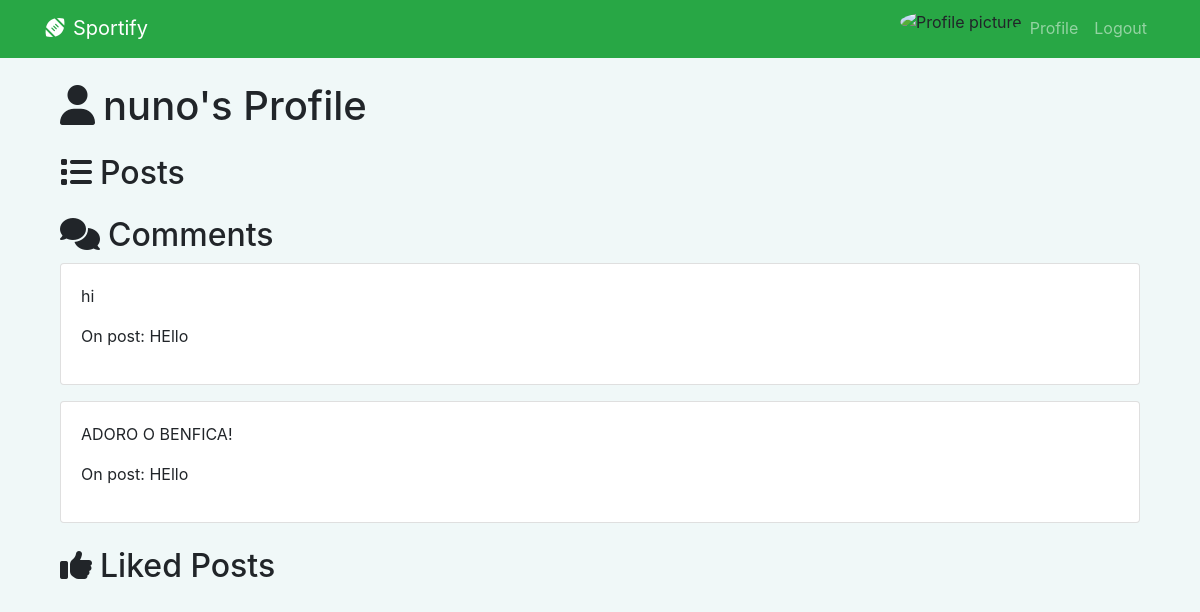
Before: /profile/nuno/ (signed in) with the older database file.
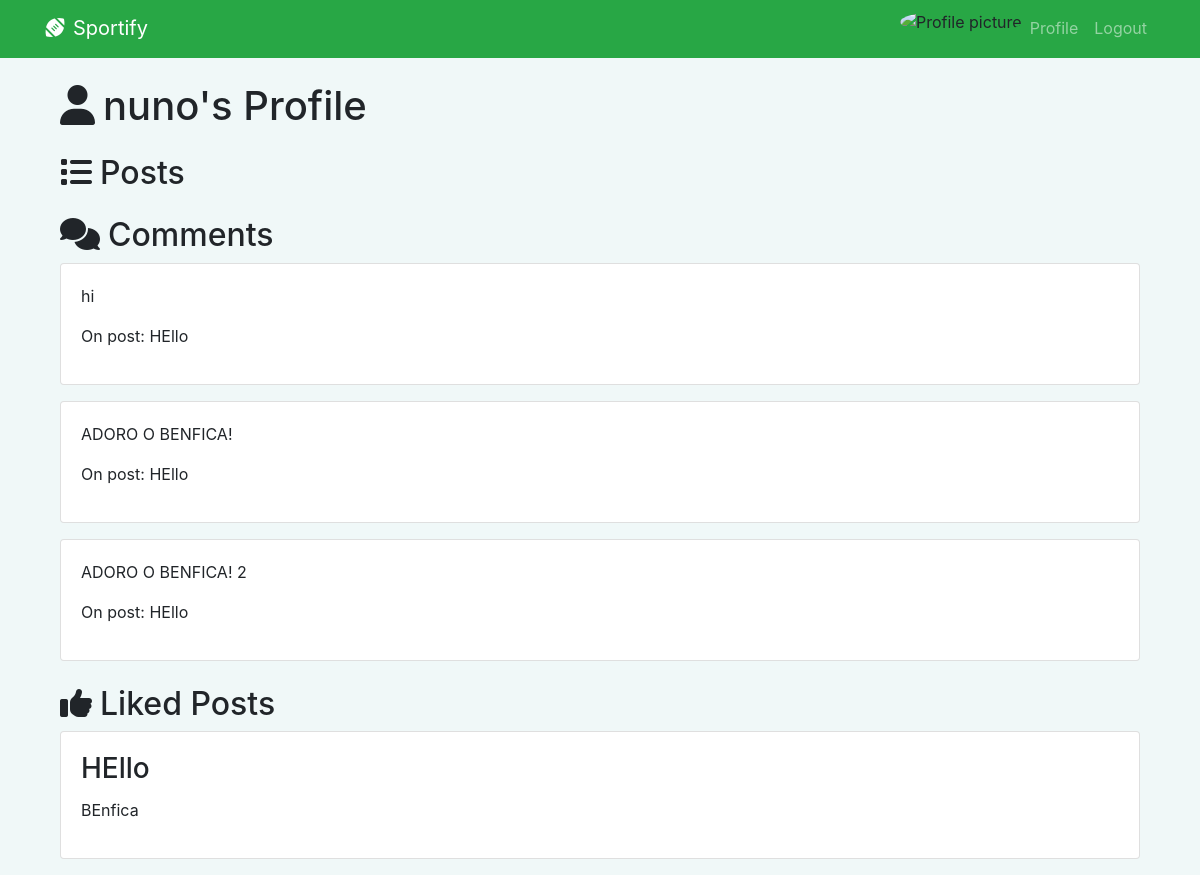
After: the same page with the newer database file.
### blog/models.py (models this page shows, shortened)
class Comment(models.Model):
    content = models.TextField()
    pub_date = models.DateTimeField(auto_now_add=True)
    author = models.ForeignKey(User, on_delete=models.CASCADE)
    post = models.ForeignKey(Post, on_delete=models.CASCADE, related_name='comments')

class Post(models.Model):
    title = models.CharField(max_length=200)
    content = models.TextField()
    pub_date = models.DateTimeField(auto_now_add=True)
    author = models.ForeignKey(User, on_delete=models.CASCADE)
    likes = models.ManyToManyField(User, related_name='liked_posts', blank=True)
    dislikes = models.ManyToManyField(User, related_name='disliked_posts', blank=True)

### blog/views.py (the view)
# urls.py: path('profile/<str:username>/', views.user_profile, name='user_profile'),
def user_profile(request, username):
    user = get_object_or_404(User, username=username)
    user_posts = Post.objects.filter(author=user)
    user_comments = Comment.objects.filter(author=user)  # Change this line
    user_liked_posts = user.liked_posts.all()
    context = {
        'profile_user': user,
        'user_posts': user_posts,
        'user_comments': user_comments,
        'user_liked_posts': user_liked_posts,
    }
    return render(request, 'user_profile.html', context)

### blog/templates/user_profile.html (shortened to what this page needs)
{% extends 'base.html' %}
{% block content %}
    <div class="container mt-4">
        <h1><i class="fas fa-user mr-2"></i>{{ profile_user.username }}'s Profile</h1>
        <h2 class="mt-4"><i class="fas fa-list mr-2"></i>Posts</h2>
        <h2 class="mt-4"><i class="fas fa-comments mr-2"></i>Comments</h2>
        {% for comment in user_comments %}
            <div class="card mb-3">
                <div class="card-body">
                    <p>{{ comment.content }}</p>
                    <p>On post: {{ comment.post.title }}</p>
                </div>
            </div>
        {% endfor %}
        <h2 class="mt-4"><i class="fas fa-thumbs-up mr-2"></i>Liked Posts</h2>
        {% for post in user_liked_posts %}
            <div class="card mb-3">
                <div class="card-body">
                    <h3 class="card-title">{{ post.title }}</h3>
                    <p>{{ post.content|truncatechars:100 }}</p>
                </div>
            </div>
        {% endfor %}
    </div>
{% endblock %}

Changed rows visible on the page:
added Comment: content "ADORO O BENFICA! 2", post "HEllo"
now on this page (row unchanged): Post: title "HEllo", content "BEnfica"
